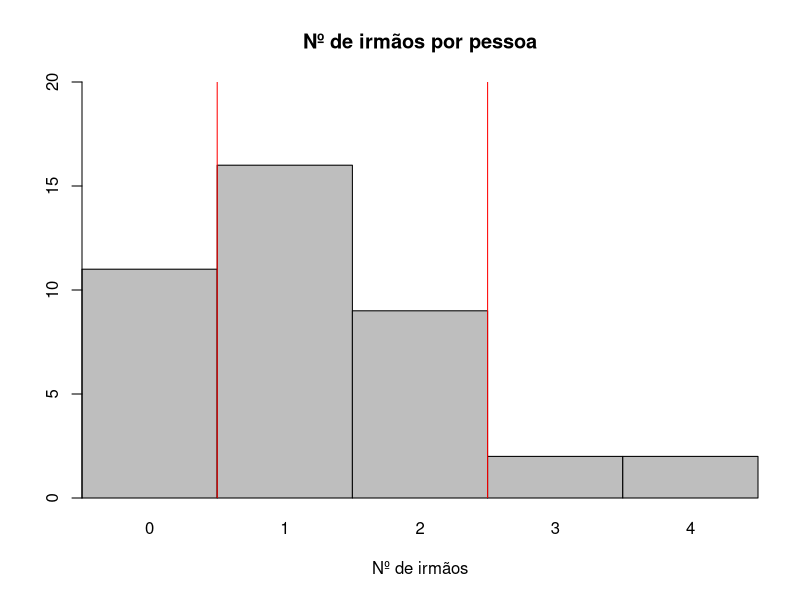

R code for this plot:
xi <- read.csv(file.path("dataset", "irmaos.csv"))$x
df <- data.frame(media = mean(xi), desvio = sd(xi))
df <- transform(
  df,
  xmin = ceiling(media - desvio),
  xmax = floor(media + desvio)
)
print(df)

png(file.path("imagem", "ex3_3.png"))
barplot(
  table(xi),
  xlab = "Nº de irmãos",
  main = "Nº de irmãos por pessoa",
  ylim = c(0, 20),
  space = 0,
  yaxs = "i",
  xaxs = "i"
)
abline(NULL, v = df$xmin, col = "red")
abline(NULL, v = df$xmax + 1, col = "red")
